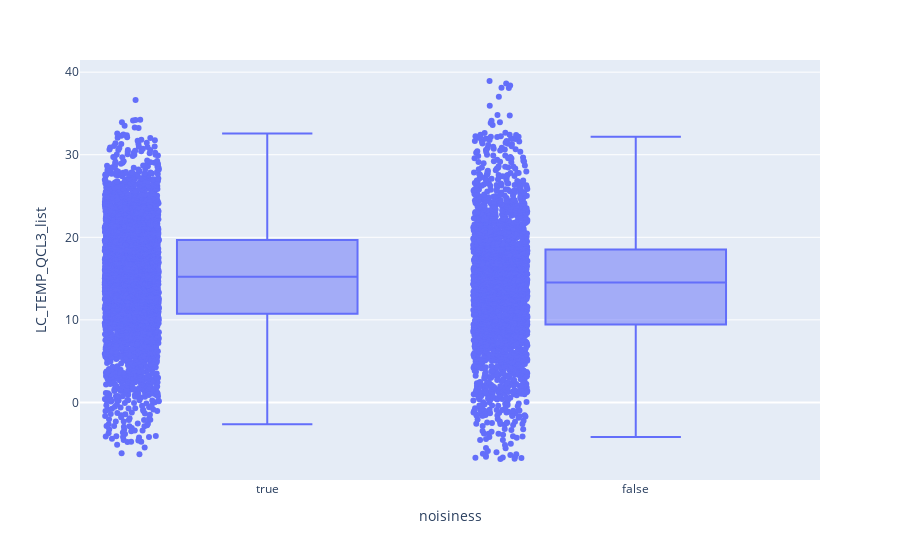

The cell this chart's notebook holds for it:
### Code cell
i=1

import plotly.express as px
 
fig = px.box(list_df[i], x = 'noisiness', y='LC_TEMP_QCL3_list', points="all")
fig.update_traces(quartilemethod="inclusive")
 
fig.show()

### Figure 1 — Plotly figure (JSON) as saved in the notebook; plotly's stock layout.template omitted (floating-point values rounded to 4 significant figures; data arrays with more than 128 entries replaced by an {"elided": "..."} marker saying what was removed)
{"data": [{"alignmentgroup": "True", "boxpoints": "all", "hovertemplate": "noisiness=%{x}<br>LC_TEMP_QCL3_list=%{y}<extra></extra>", "legendgroup": "", "marker": {"color": "#636efa"}, "name": "", "notched": false, "offsetgroup": "", "orientation": "v", "quartilemethod": "inclusive", "showlegend": false, "type": "box", "x": {"elided": "6360 bool values"}, "x0": " ", "xaxis": "x", "y": {"elided": "6360 float values"}, "y0": " ", "yaxis": "y"}], "layout": {"boxmode": "group", "legend": {"tracegroupgap": 0}, "margin": {"t": 60}, "xaxis": {"anchor": "y", "domain": [0, 1], "title": {"text": "noisiness"}}, "yaxis": {"anchor": "x", "domain": [0, 1], "title": {"text": "LC_TEMP_QCL3_list"}}}}
